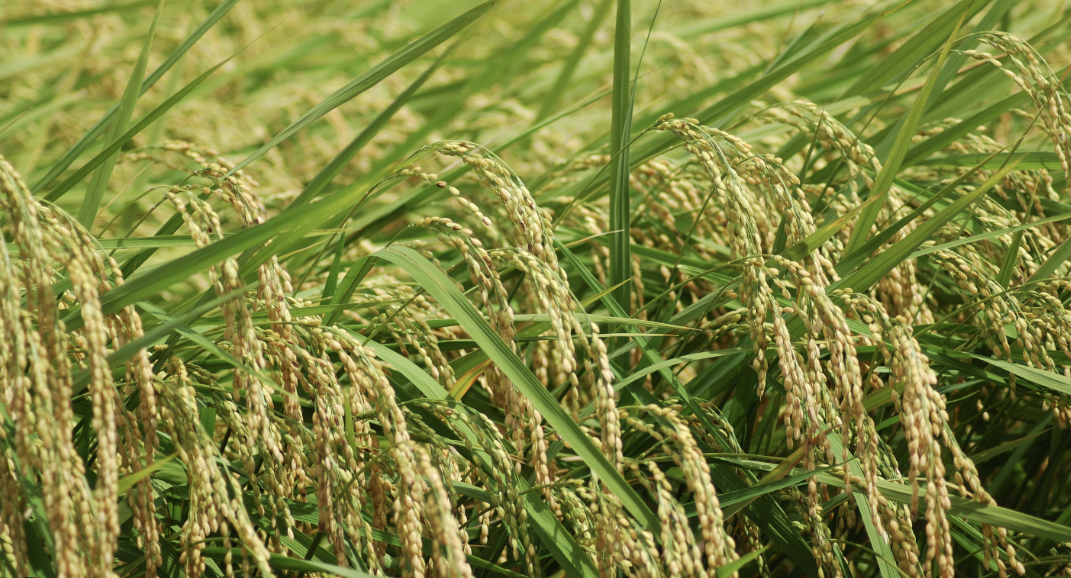
#> input picture alcon2026_okazawa/learning/rice/IMG_1234.JPG, 1071 x 578 px; its folder holds only this picture in this run
$ python train.py
#> lines starting #> are read from the running program, lines starting #| are printed output that depends on the picture; after the words box and inside, x2 and y2 are one past the last pixel; in counts of white or black regions, pixels touching at a corner belong together
#> in load_images, img is the input picture: shape (578, 1071, 3); mean B, G, R 63.3, 132.3, 127.2
import cv2
import numpy as np
import os
import joblib

from sklearn.ensemble import RandomForestClassifier


# =========================
# 設定
# =========================

LEARNING_DIR = "learning"
MODEL_DIR = "model"

MAX_SAMPLES = 10000


# クラス番号
RICE = 0
WEED = 1
SIMILAR_WEED = 2


# =========================
# HSVで植物候補を抽出
# =========================

def create_plant_mask(img):

    # BGR → HSV
    hsv = cv2.cvtColor(img, cv2.COLOR_BGR2HSV)
#> hsv: shape (578, 1071, 3); mean H, S, V 32.6, 146, 136.7

    # HSVを分離
    h, s, v = cv2.split(hsv)

    # 植物候補
    #
    # H : 緑を中心にある程度広く取る
    # S : 彩度が低いものを除外
    # V : 暗すぎるものを除外
    #
    mask = (
        (h >= 25)
        & (h <= 95)
        & (s >= 40)
        & (v >= 35)
    )
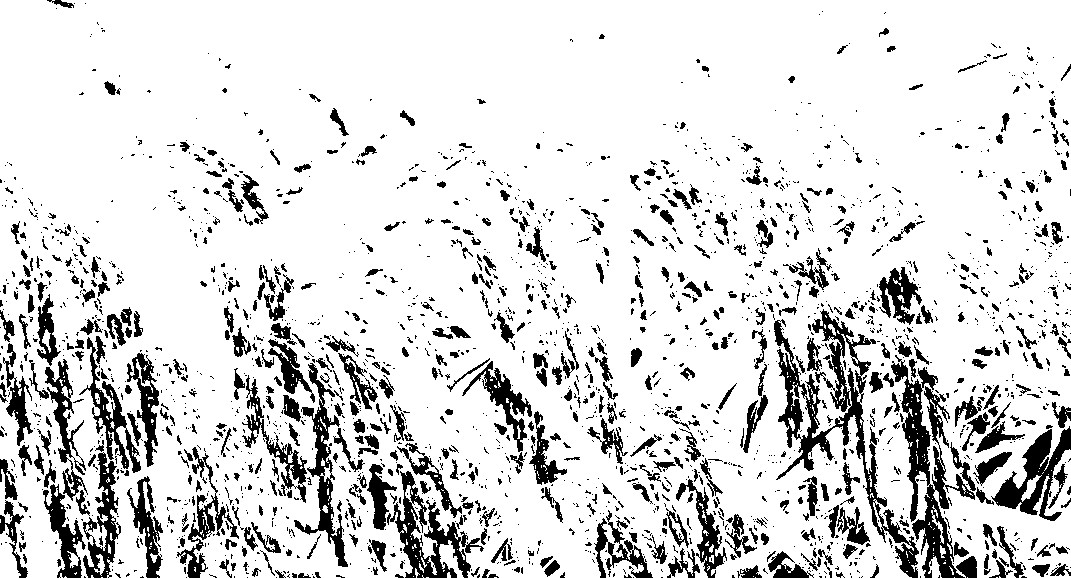
#> mask: shape (578, 1071) bool; 85.3% white; 2347 black regions (1760 under 20 px), largest, box (x1, y1, x2, y2) and area: (774, 309, 919, 578) 6810, (891, 355, 975, 578) 5351, (387, 471, 484, 578) 3131

    mask = mask.astype(np.uint8) * 255

    # 小さいノイズを除去
    kernel = np.ones((5, 5), np.uint8)

    mask = cv2.morphologyEx(
        mask,
        cv2.MORPH_OPEN,
        kernel
    )
#> mask: shape (578, 1071); 79.1% white; 818 black regions (550 under 20 px), largest, box (x1, y1, x2, y2) and area: (732, 261, 1071, 578) 34379, (224, 263, 502, 578) 23124, (0, 249, 175, 578) 19152

    # 穴を埋める
    mask = cv2.morphologyEx(
        mask,
        cv2.MORPH_CLOSE,
        kernel
    )
#> mask: shape (578, 1071); 82.8% white; 232 black regions (4 under 20 px), largest, box (x1, y1, x2, y2) and area: (809, 304, 977, 578) 14692, (39, 339, 141, 578) 11035, (258, 279, 361, 567) 7790

    return mask


# =========================
# 特徴量を作成
# =========================

def create_features(img):

    # BGR
    b, g, r = cv2.split(img)

    # HSV
    hsv = cv2.cvtColor(img, cv2.COLOR_BGR2HSV)

    h, s, v = cv2.split(hsv)

    # Lab
    lab = cv2.cvtColor(img, cv2.COLOR_BGR2LAB)
#> lab: shape (578, 1071, 3); mean of channels 0, 1, 2 135.1, 115.8, 163.9

    l, a, lab_b = cv2.split(lab)

    # ExG
    exg = (
        2 * g.astype(np.float32)
        - r.astype(np.float32)
        - b.astype(np.float32)
    )
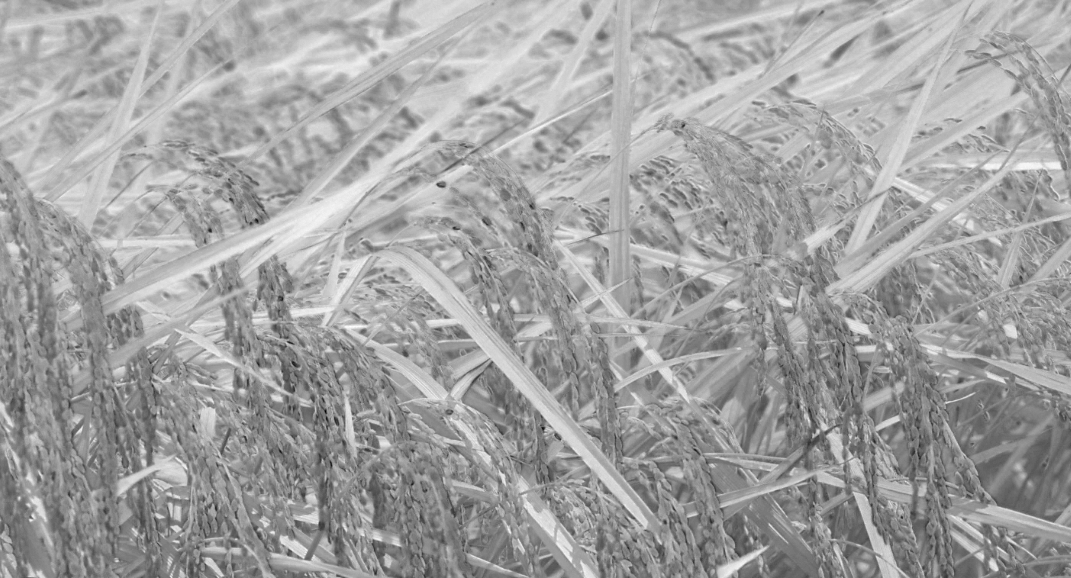
#> exg: shape (578, 1071) float32; min -56, max 149, mean 74; drawn with min black and max white

    features = np.column_stack([
        b.flatten(),
        g.flatten(),
        r.flatten(),

        h.flatten(),
        s.flatten(),
        v.flatten(),

        l.flatten(),
        a.flatten(),
        lab_b.flatten(),

        exg.flatten()
    ])

    return features


# =========================
# 学習画像を読み込む
# =========================

def load_images(folder, label):

    all_features = []

    if not os.path.exists(folder):

        print("フォルダがありません :", folder)

        return (
            np.empty((0, 10)),
            np.empty((0,))
        )

    for filename in os.listdir(folder):

        if not filename.lower().endswith(
            (".jpg", ".jpeg", ".png")
        ):
            continue

        path = os.path.join(
            folder,
            filename
        )

        img = cv2.imread(path)

        if img is None:

            print(
                "画像を読み込めませんでした :",
                path
            )

            continue

        # =========================
        # HSVで植物候補を抽出
        # =========================

        plant_mask = create_plant_mask(img)

        # 特徴量
        features = create_features(img)

        # 植物部分だけ取り出す
        mask = plant_mask.flatten() > 0

        features = features[mask]

        # サンプル数を制限
        if len(features) > MAX_SAMPLES:

            indexes = np.random.choice(
                len(features),
                MAX_SAMPLES,
                replace=False
            )
#> indexes = 10000 values, max 512459 at index 7027, min 168 at index 989, mean 257995.6

            features = features[indexes]

        if len(features) == 0:

            print(
                "植物領域がありません :",
                path
            )

            continue

        all_features.append(features)

        print(
            "学習画像 :",
            path,
            "植物画素 :",
            len(features)
        )
#| 学習画像 : learning/rice/IMG_1234.JPG 植物画素 : 10000

    if len(all_features) == 0:

        return (
            np.empty((0, 10)),
            np.empty((0,))
        )

    x = np.vstack(all_features)

    y = np.full(
        len(x),
        label
    )
#> y = 10000 values from 0 to 0

    return x, y


# =========================
# 学習
# =========================

def main():

    os.makedirs(
        MODEL_DIR,
        exist_ok=True
    )

    all_x = []
    all_y = []


    # -------------------------
    # 水稲
    # -------------------------

    x, y = load_images(
        os.path.join(
            LEARNING_DIR,
            "rice"
        ),
        RICE
    )

    all_x.append(x)
    all_y.append(y)


    # -------------------------
    # 雑草
    # -------------------------

    x, y = load_images(
        os.path.join(
            LEARNING_DIR,
            "weed"
        ),
        WEED
    )

    all_x.append(x)
    all_y.append(y)


    # -------------------------
    # 水稲に似た雑草
    # -------------------------

    x, y = load_images(
        os.path.join(
            LEARNING_DIR,
            "similar_weed"
        ),
        SIMILAR_WEED
    )
#> call 3 of load_images, with folder = 'learning/similar_weed', label = 2
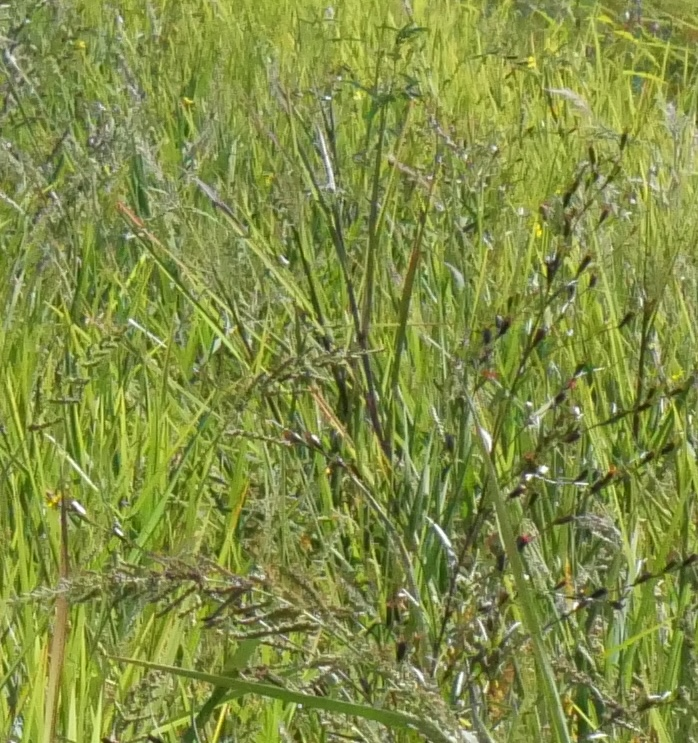
#> input picture alcon2026_okazawa/learning/similar_weed/P1060910.JPG, 698 x 743 px
#> in load_images, img is the input picture: shape (743, 698, 3); mean B, G, R 69.4, 142.4, 130.8
#> in create_plant_mask (call 2), `hsv = cv2.cvtColor(img, cv2.COLOR_BGR2HSV)`: hsv: shape (743, 698, 3); mean H, S, V 34.7, 134.8, 142.8
#> in create_plant_mask (call 2), `mask = ( (h >= 25) & (h <= 95) & (s >= 40) & (v >= 35) )`: mask: shape (743, 698) bool; 98.3% white; 231 black regions (139 under 20 px), largest, box (x1, y1, x2, y2) and area: (48, 595, 67, 665) 586, (487, 664, 515, 700) 407, (316, 133, 336, 191) 387
#> in create_plant_mask (call 2), `mask = cv2.morphologyEx( mask, cv2.MORPH_OPEN, kernel )`: mask: shape (743, 698); 98.2% white; 190 black regions (95 under 20 px), largest, box (x1, y1, x2, y2) and area: (48, 595, 67, 665) 611, (216, 567, 274, 594) 437, (487, 664, 515, 700) 425
#> in create_plant_mask (call 2), `mask = cv2.morphologyEx( mask, cv2.MORPH_CLOSE, kernel )`: mask: shape (743, 698); 98.9% white; 56 black regions, largest, box (x1, y1, x2, y2) and area: (49, 598, 67, 662) 584, (488, 666, 515, 699) 408, (317, 136, 335, 190) 356
#> in create_features (call 2), `b, g, r = cv2.split(img)`:
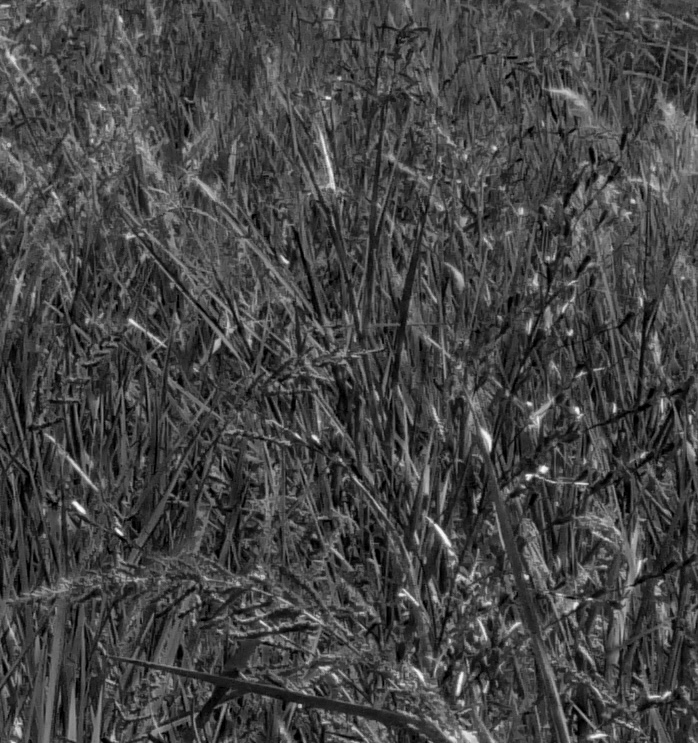
#> b: shape (743, 698); min 0, max 251, mean 69.4
#> in create_features (call 2), `b, g, r = cv2.split(img)`:
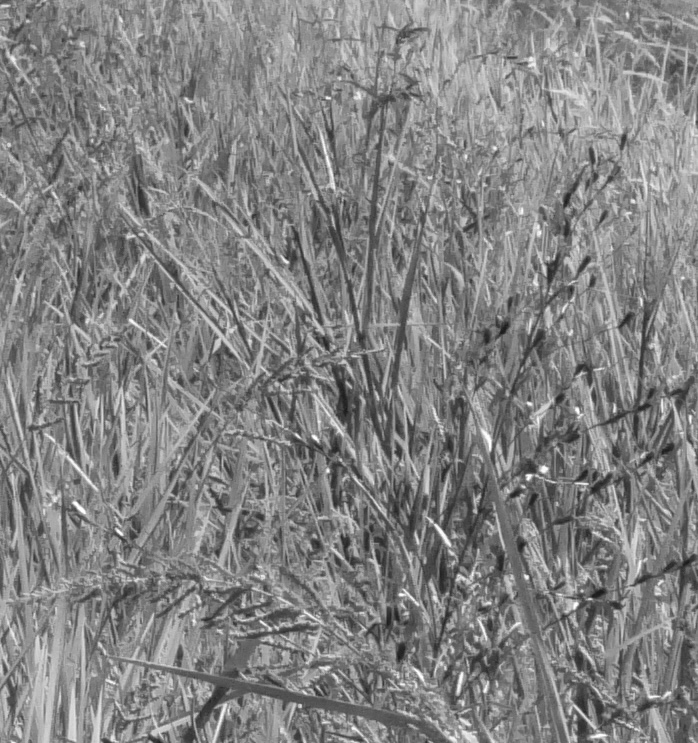
#> r: shape (743, 698); min 25, max 255, mean 130.8
#> in create_features (call 2), `lab = cv2.cvtColor(img, cv2.COLOR_BGR2LAB)`: lab: shape (743, 698, 3); mean of channels 0, 1, 2 144.4, 112.6, 164.6
#> in create_features (call 2), `l, a, lab_b = cv2.split(lab)`:
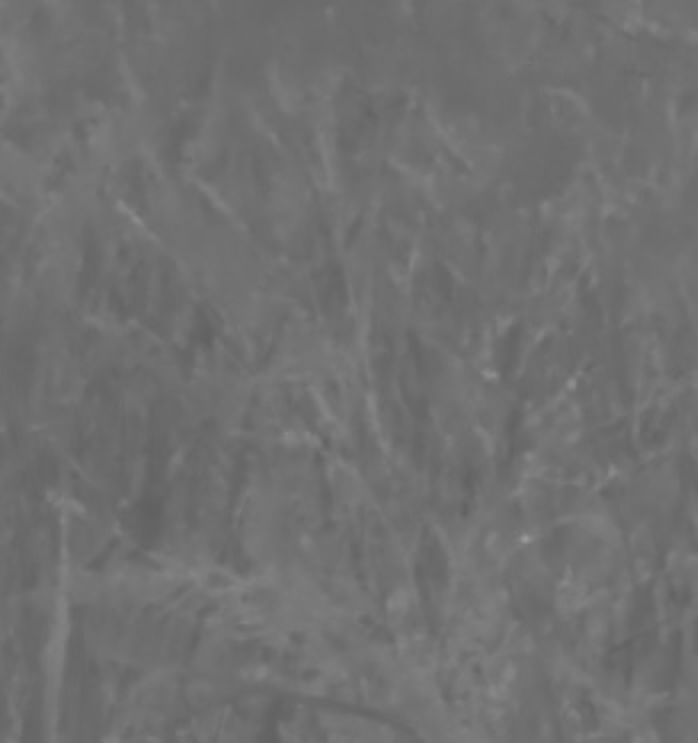
#> a: shape (743, 698); min 96, max 154, mean 112.6
#> in create_features (call 2), `exg = ( 2 * g.astype(np.float32) - r.astype(np.float32) - b.astype(np...`:
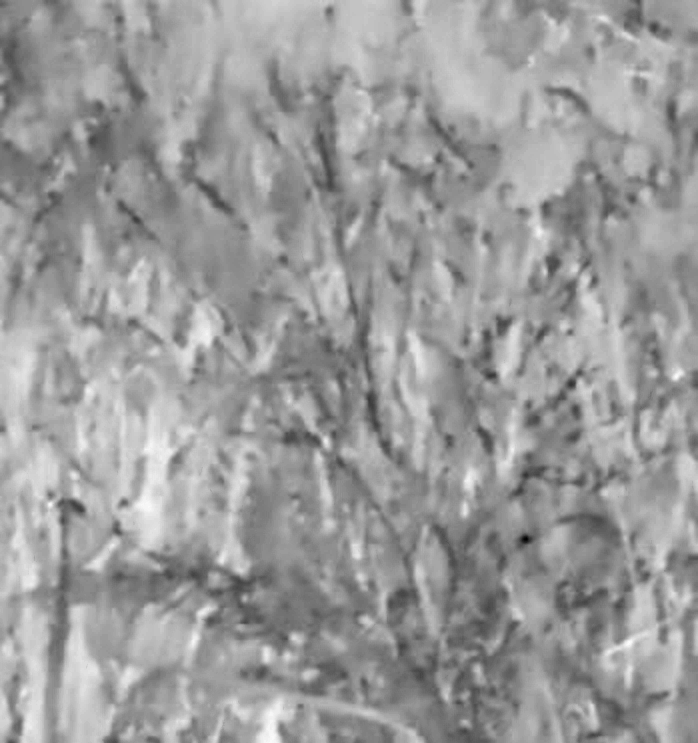
#> exg: shape (743, 698) float32; min -58, max 176, mean 84.7; drawn with min black and max white
#> in load_images (call 3), `indexes = np.random.choice( len(features), MAX_SAMPLES, replace=False )`: indexes = 10000 values, max 512706 at index 1898, min 14 at index 1467, mean 259495.9
#| 学習画像 : learning/similar_weed/P1060910.JPG 植物画素 : 10000
#> in load_images (call 3), `y = np.full( len(x), label )`: y = 10000 values from 2 to 2

    all_x.append(x)
    all_y.append(y)


    # -------------------------
    # データ結合
    # -------------------------

    x = np.vstack(all_x)
    y = np.concatenate(all_y)
#> y = 20000 values from 0 to 2


    print()
    print("============================")
    print("学習データ")
    print("============================")

    print(
        "総サンプル数 :",
        len(x)
    )
#| 総サンプル数 : 20000

    print(
        "水稲 :",
        np.sum(y == RICE)
    )
#| 水稲 : 10000

    print(
        "雑草 :",
        np.sum(y == WEED)
    )
#| 雑草 : 0

    print(
        "類似雑草 :",
        np.sum(y == SIMILAR_WEED)
    )
#| 類似雑草 : 10000


    # -------------------------
    # Random Forest
    # -------------------------

    model = RandomForestClassifier(
        n_estimators=150,
        max_depth=20,
        random_state=42,
        n_jobs=-1,
        class_weight="balanced"
    )


    print()
    print("学習開始...")


    model.fit(
        x,
        y
    )


    print("学習終了")


    # -------------------------
    # モデル保存
    # -------------------------

    model_path = os.path.join(
        MODEL_DIR,
        "rice_weed_model.pkl"
    )

    joblib.dump(
        model,
        model_path
    )


    print()
    print(
        "モデルを保存しました :",
        model_path
    )


if __name__ == "__main__":
    main()
